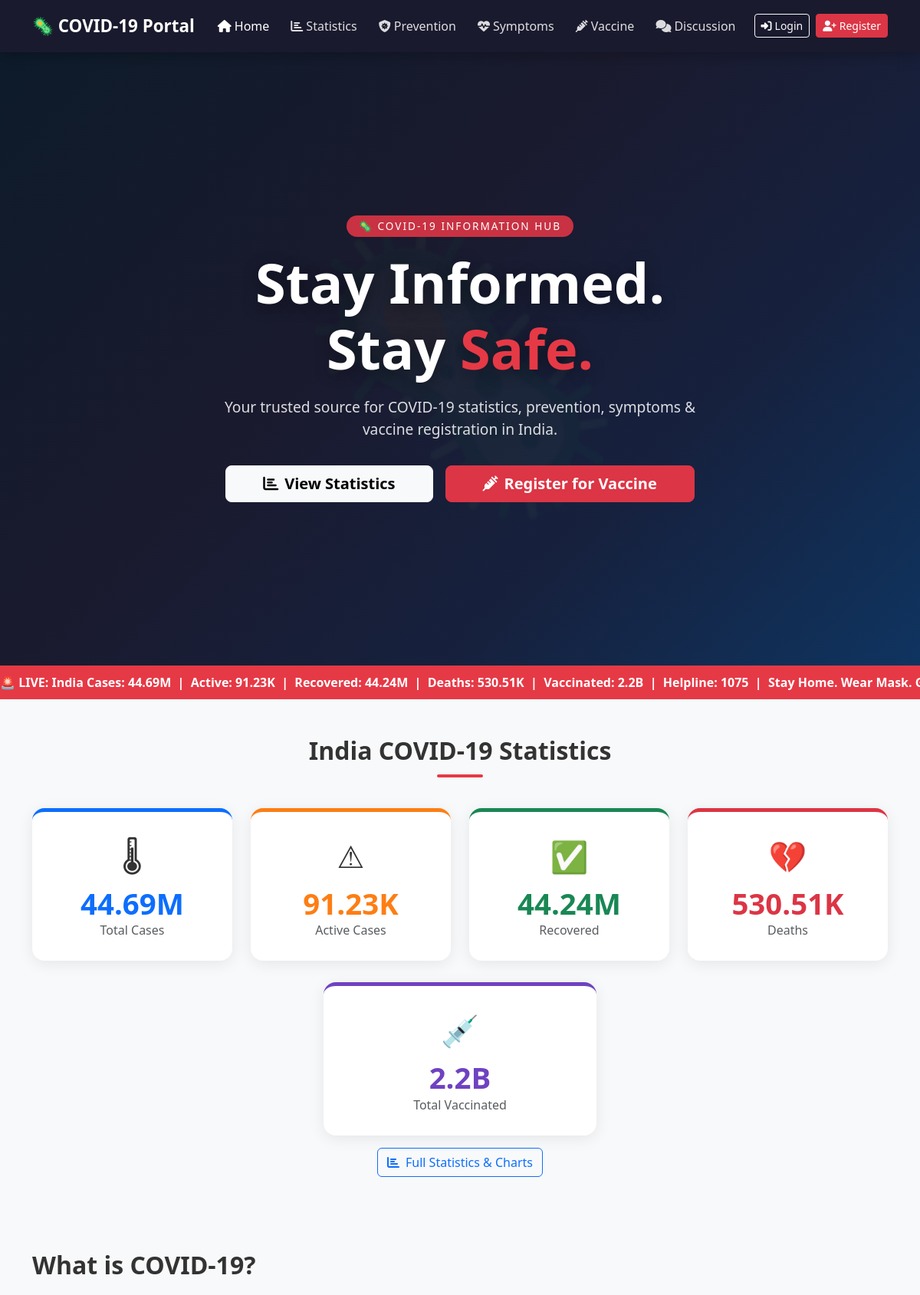
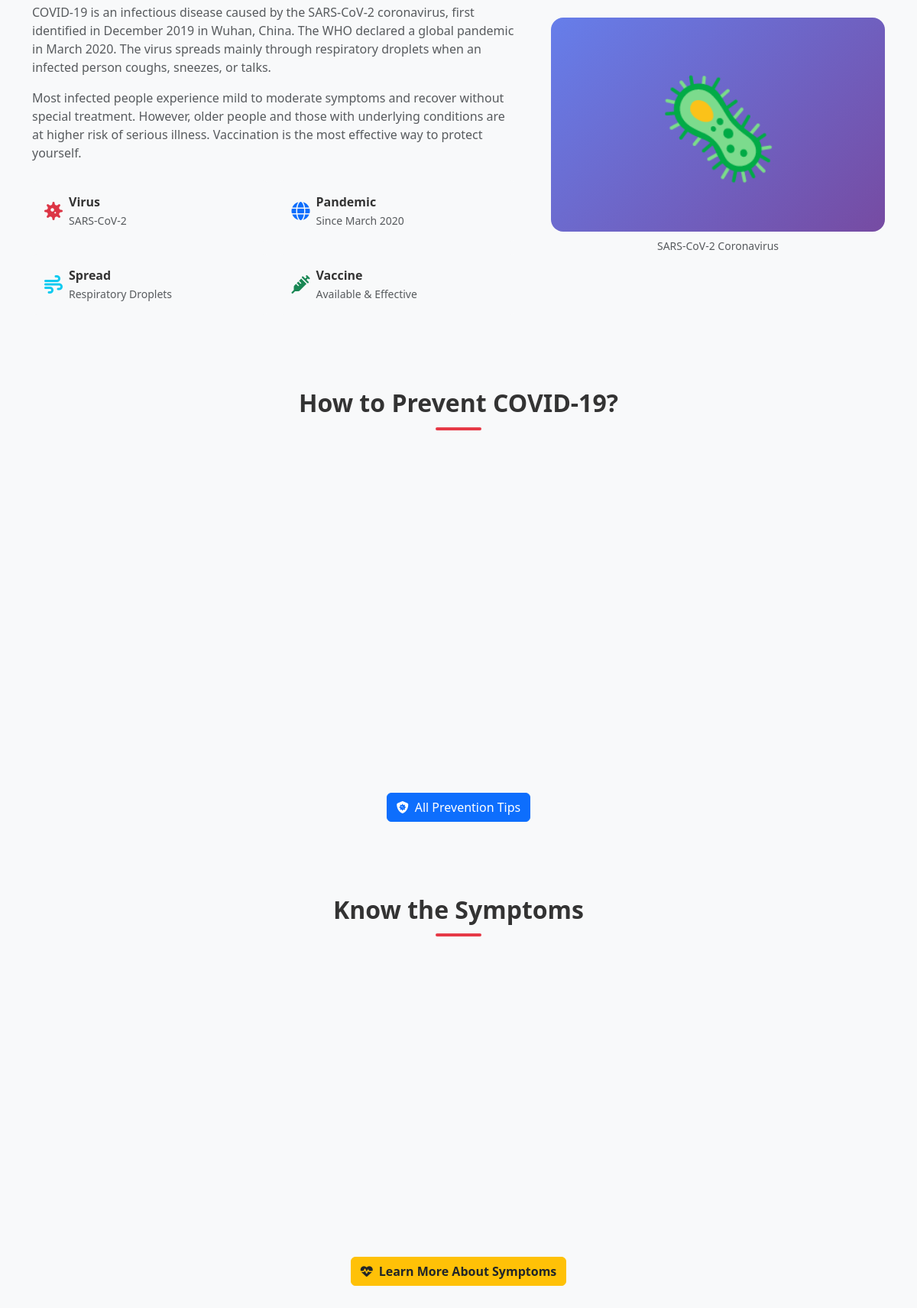
The page / (upper part) on the database its author committed (2 pictures, top to bottom).
### tables this page shows
CREATE TABLE IF NOT EXISTS covid_stats (
    id           INT AUTO_INCREMENT PRIMARY KEY,
    country      VARCHAR(100) NOT NULL,
    total_cases  BIGINT DEFAULT 0,
    active_cases BIGINT DEFAULT 0,
    recovered    BIGINT DEFAULT 0,
    deaths       BIGINT DEFAULT 0,
    vaccinated   BIGINT DEFAULT 0,
    stat_date    DATE NOT NULL,
    updated_at   TIMESTAMP DEFAULT CURRENT_TIMESTAMP ON UPDATE CURRENT_TIMESTAMP
);

### includes/config.php (called while the page is built, shortened)
<?php
function formatNumber($num) {
    if ($num >= 1000000000) return round($num / 1000000000, 2) . 'B';
    if ($num >= 1000000)    return round($num / 1000000, 2) . 'M';
    if ($num >= 1000)       return round($num / 1000, 2) . 'K';
    return number_format($num);
}
?>

### index.php (the view, shortened to what this page needs)
<?php
require_once 'includes/config.php';
try {
    $stmt = $pdo->prepare("SELECT * FROM covid_stats WHERE country='India' ORDER BY stat_date DESC LIMIT 1");
    $stmt->execute(); $stats = $stmt->fetch();
} catch (Exception $e) { $stats = ['total_cases'=>0,'active_cases'=>0,'recovered'=>0,'deaths'=>0,'vaccinated'=>0]; }
include 'includes/header.php';
?>
<section class="hero-section">
  <div class="container" style="position:relative;z-index:2;">
    <div class="hero-badge">&#129440; COVID-19 INFORMATION HUB</div>
    <h1>Stay Informed.<br>Stay <span style="color:#e63946;">Safe.</span></h1>
    <p class="lead">Your trusted source for COVID-19 statistics, prevention, symptoms &amp; vaccine registration in India.</p>
    <div class="d-flex gap-3 justify-content-center flex-wrap">
      <a href="statistics.php" class="btn btn-light btn-lg px-5 fw-semibold"><i class="fas fa-chart-bar me-2"></i>View Statistics</a>
      <a href="vaccine_registration.php" class="btn btn-danger btn-lg px-5 fw-semibold"><i class="fas fa-syringe me-2"></i>Register for Vaccine</a>
    </div>
  </div>
</section>
<div class="ticker-wrap">
  <div class="ticker-move">
    &#128680; LIVE: India Cases: <?= formatNumber($stats['total_cases']) ?> &nbsp;|&nbsp;
    Active: <?= formatNumber($stats['active_cases']) ?> &nbsp;|&nbsp;
    Recovered: <?= formatNumber($stats['recovered']) ?> &nbsp;|&nbsp;
    Deaths: <?= formatNumber($stats['deaths']) ?> &nbsp;|&nbsp;
    Vaccinated: <?= formatNumber($stats['vaccinated']) ?> &nbsp;|&nbsp;
    Helpline: 1075 &nbsp;|&nbsp; Stay Home. Wear Mask. Get Vaccinated.
    &nbsp;&nbsp;&nbsp;&nbsp;
    &#128680; LIVE: India Cases: <?= formatNumber($stats['total_cases']) ?> &nbsp;|&nbsp;
  </div>
</div>
<section class="py-5 bg-light">
  <div class="container">
    <h2 class="section-heading">India COVID-19 Statistics</h2>
    <div class="row g-4">
      <div class="col-6 col-md-3"><div class="stat-card total"><div class="stat-icon">&#127777;</div><div class="stat-number"><?= formatNumber($stats['total_cases']) ?></div><div class="text-muted mt-1">Total Cases</div></div></div>
      <div class="col-6 col-md-3"><div class="stat-card active"><div class="stat-icon">&#9888;</div><div class="stat-number"><?= formatNumber($stats['active_cases']) ?></div><div class="text-muted mt-1">Active Cases</div></div></div>
      <div class="col-6 col-md-3"><div class="stat-card recovered"><div class="stat-icon">&#9989;</div><div class="stat-number"><?= formatNumber($stats['recovered']) ?></div><div class="text-muted mt-1">Recovered</div></div></div>
      <div class="col-6 col-md-3"><div class="stat-card deaths"><div class="stat-icon">&#128148;</div><div class="stat-number"><?= formatNumber($stats['deaths']) ?></div><div class="text-muted mt-1">Deaths</div></div></div>
    </div>
    <div class="row g-4 mt-1"><div class="col-12 col-md-4 offset-md-4"><div class="stat-card vaccinated"><div class="stat-icon">&#128137;</div><div class="stat-number"><?= formatNumber($stats['vaccinated']) ?></div><div class="text-muted mt-1">Total Vaccinated</div></div></div></div>
    <div class="text-center mt-3"><a href="statistics.php" class="btn btn-outline-primary"><i class="fas fa-chart-bar me-2"></i>Full Statistics & Charts</a></div>
  </div>
</section>
<section class="py-5">
  <div class="container">
    <div class="row align-items-center g-5">
      <div class="col-md-7">
        <h2 class="fw-bold mb-4">What is COVID-19?</h2>
        <p class="text-muted mb-3">COVID-19 is an infectious disease caused by the SARS-CoV-2 coronavirus, first identified in December 2019 in Wuhan, China. The WHO declared a global pandemic in March 2020. The virus spreads mainly through respiratory droplets when an infected person coughs, sneezes, or talks.</p>
        <p class="text-muted mb-4">Most infected people experience mild to moderate symptoms and recover without special treatment. However, older people and those with underlying conditions are at higher risk of serious illness. Vaccination is the most effective way to protect yourself.</p>
        <div class="row g-3">
          <div class="col-6"><div class="d-flex align-items-center gap-2 bg-light p-3 rounded"><i class="fas fa-virus text-danger fs-4"></i><div><strong>Virus</strong><br><small class="text-muted">SARS-CoV-2</small></div></div></div>
          <div class="col-6"><div class="d-flex align-items-center gap-2 bg-light p-3 rounded"><i class="fas fa-globe text-primary fs-4"></i><div><strong>Pandemic</strong><br><small class="text-muted">Since March 2020</small></div></div></div>
          <div class="col-6"><div class="d-flex align-items-center gap-2 bg-light p-3 rounded"><i class="fas fa-wind text-info fs-4"></i><div><strong>Spread</strong><br><small class="text-muted">Respiratory Droplets</small></div></div></div>
          <div class="col-6"><div class="d-flex align-items-center gap-2 bg-light p-3 rounded"><i class="fas fa-syringe text-success fs-4"></i><div><strong>Vaccine</strong><br><small class="text-muted">Available & Effective</small></div></div></div>
        </div>
      </div>
      <div class="col-md-5 text-center">
        <div class="covid-img-placeholder"><span>&#129440;</span></div>
        <small class="text-muted d-block mt-2">SARS-CoV-2 Coronavirus</small>
      </div>
    </div>
  </div>
</section>
<section class="py-5 bg-light">
  <div class="container">
    <h2 class="section-heading">How to Prevent COVID-19?</h2>
    <div class="row g-4">
      <?php foreach([
        ['fa-head-side-mask','primary','Wear a Mask','Always wear a mask covering mouth and nose in public. N95 masks offer best protection.'],
        ['fa-hands-wash','info','Wash Hands','Wash with soap for 20 seconds. Use 60%+ alcohol sanitizer when soap unavailable.'],
        ['fa-people-arrows','success','Social Distance','Keep 6 feet from others. Avoid crowded, poorly ventilated places.'],
        ['fa-syringe','danger','Get Vaccinated','Both doses + booster. Vaccination is the most effective protection.'],
        ['fa-ban','warning','Avoid Crowds','Skip gatherings. Prefer outdoor activities with mask.'],
        ['fa-house-medical','secondary','Self Isolate','Stay home if sick. Get tested. Notify contacts. Isolate 5+ days.'],
      ] as [$icon,$color,$title,$desc]): ?>
      <div class="col-md-4"></div>
      <?php endforeach; ?>
    </div>
    <div class="text-center mt-4"><a href="prevention.php" class="btn btn-primary"><i class="fas fa-shield-virus me-2"></i>All Prevention Tips</a></div>
  </div>
</section>
<section class="py-5">
  <div class="container">
    <h2 class="section-heading">Know the Symptoms</h2>
    <div class="row g-4">
      <div class="col-md-6">
      </div>
      <div class="col-md-6">
      </div>
    </div>
    <div class="text-center mt-4"><a href="symptoms.php" class="btn btn-warning text-dark fw-semibold"><i class="fas fa-heartbeat me-2"></i>Learn More About Symptoms</a></div>
  </div>
</section>
<?php include 'includes/footer.php'; ?>

### css/style.css (style rules this page uses)
:root { --primary: #0d6efd; --danger: #dc3545; --success: #198754; --warning: #ffc107; --dark: #212529; --covid-red: #e63946; --navy: #1a1a2e; --navy-mid: #16213e; }
* { box-sizing:border-box; }
html { scroll-behavior:smooth; }
body { font-family:'Segoe UI',system-ui,sans-serif; background:#f8f9fa; color:#333; }
.hero-section { min-height:100vh; background:linear-gradient(135deg,#0d1b2a,#1a1a2e 40%,#16213e 70%,#0f3460); display:flex; align-items:center; justify-content:center; text-align:center; position:relative; overflow:hidden; color:#fff; }
.hero-section::before { content:'\1F9A0'; position:absolute; font-size:350px; opacity:.04; top:50%; left:50%; transform:translate(-50%,-50%); animation:pulse-bg 4s ease-in-out infinite; }
.hero-section h1 { font-size:clamp(2.5rem,6vw,4.5rem); font-weight:800; text-shadow:0 4px 20px rgba(0,0,0,.4); margin-bottom:1.2rem; }
.hero-section .lead { font-size:1.2rem; color:rgba(255,255,255,.85); max-width:650px; margin:0 auto 2rem; }
.hero-badge { display:inline-block; background:rgba(220,53,69,.9); color:#fff; padding:4px 16px; border-radius:50px; font-size:.85rem; letter-spacing:2px; text-transform:uppercase; margin-bottom:1rem; }
.ticker-wrap { background:var(--covid-red); color:#fff; padding:10px 0; overflow:hidden; white-space:nowrap; }
.ticker-move { display:inline-block; animation:ticker 35s linear infinite; font-weight:600; }
.stat-card { background:#fff; border-radius:16px; padding:28px 24px; box-shadow:0 4px 20px rgba(0,0,0,.08); border-top:5px solid transparent; transition:transform .25s,box-shadow .25s; text-align:center; }
.stat-card.total { border-top-color:var(--primary); }
.stat-card.active { border-top-color:#fd7e14; }
.stat-card.recovered { border-top-color:var(--success); }
.stat-card.deaths { border-top-color:var(--danger); }
.stat-card.vaccinated { border-top-color:#6f42c1; }
.stat-card .stat-number { font-size:2.4rem; font-weight:800; line-height:1; }
.stat-card.total .stat-number { color:var(--primary); }
.stat-card.active .stat-number { color:#fd7e14; }
.stat-card.recovered .stat-number { color:var(--success); }
.stat-card.deaths .stat-number { color:var(--danger); }
.stat-card.vaccinated .stat-number { color:#6f42c1; }
.stat-card .stat-icon { font-size:2.5rem; margin-bottom:12px; }
.section-heading { position:relative; font-weight:700; margin-bottom:2.5rem; text-align:center; }
.section-heading::after { content:''; display:block; width:60px; height:4px; background:var(--covid-red); border-radius:2px; margin:12px auto 0; }
.covid-img-placeholder { background:linear-gradient(135deg,#667eea,#764ba2); border-radius:16px; display:flex; align-items:center; justify-content:center; font-size:8rem; height:280px; }

### rows shown on the page
covid_stats: total_cases "44.69M", active_cases "91.23K", recovered "44.24M", deaths "530.51K", vaccinated "2.2B"
